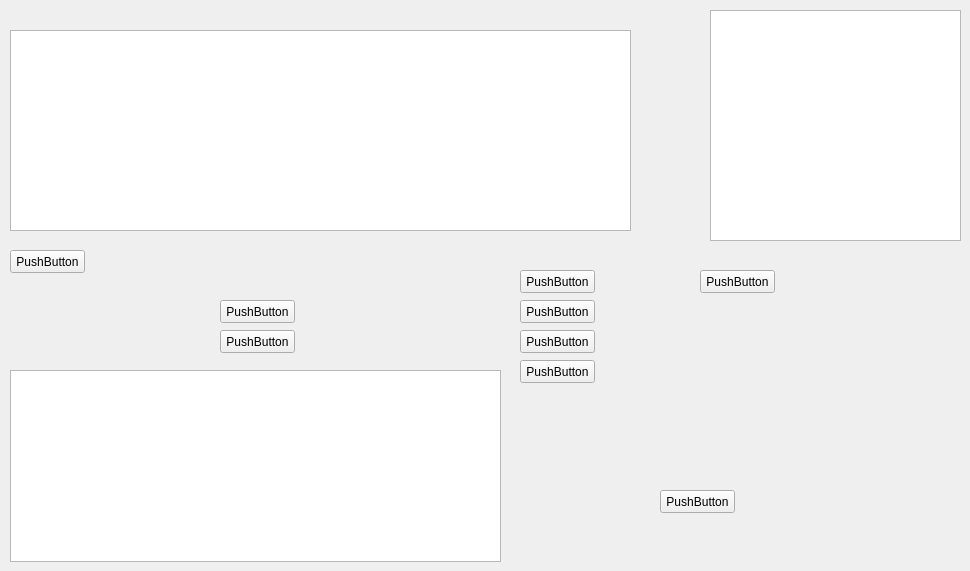
        <widget class="QWidget" name="templatesVerificationPage">
         <widget class="QPushButton" name="pushButton_22">
          <property name="geometry">
           <rect>
            <x>220</x>
            <y>300</y>
            <width>75</width>
            <height>23</height>
           </rect>
          </property>
          <property name="text">
           <string>PushButton</string>
          </property>
         </widget>
         <widget class="QPushButton" name="pushButton_28">
          <property name="geometry">
           <rect>
            <x>520</x>
            <y>330</y>
            <width>75</width>
            <height>23</height>
           </rect>
          </property>
          <property name="text">
           <string>PushButton</string>
          </property>
         </widget>
         <widget class="QPushButton" name="pushButton_53">
          <property name="geometry">
           <rect>
            <x>220</x>
            <y>330</y>
            <width>75</width>
            <height>23</height>
           </rect>
          </property>
          <property name="text">
           <string>PushButton</string>
          </property>
         </widget>
         <widget class="QPushButton" name="pushButton_2">
          <property name="geometry">
           <rect>
            <x>520</x>
            <y>360</y>
            <width>75</width>
            <height>23</height>
           </rect>
          </property>
          <property name="text">
           <string>PushButton</string>
          </property>
         </widget>
         <widget class="QPushButton" name="pushButton_3">
          <property name="geometry">
           <rect>
            <x>520</x>
            <y>300</y>
            <width>75</width>
            <height>23</height>
           </rect>
          </property>
          <property name="text">
           <string>PushButton</string>
          </property>
         </widget>
         <widget class="QPushButton" name="pushButton_5">
          <property name="geometry">
           <rect>
            <x>520</x>
            <y>270</y>
            <width>75</width>
            <height>23</height>
           </rect>
          </property>
          <property name="text">
           <string>PushButton</string>
          </property>
         </widget>
         <widget class="QPushButton" name="pushButton_6">
          <property name="geometry">
           <rect>
            <x>700</x>
            <y>270</y>
            <width>75</width>
            <height>23</height>
           </rect>
          </property>
          <property name="text">
           <string>PushButton</string>
          </property>
         </widget>
         <widget class="QListWidget" name="listWidget">
          <property name="geometry">
           <rect>
            <x>710</x>
            <y>10</y>
            <width>251</width>
            <height>231</height>
           </rect>
          </property>
         </widget>
         <widget class="QTextEdit" name="textEdit_3">
          <property name="geometry">
           <rect>
            <x>10</x>
            <y>30</y>
            <width>621</width>
            <height>201</height>
           </rect>
          </property>
         </widget>
         <widget class="QTableWidget" name="tableWidget_2">
          <property name="geometry">
           <rect>
            <x>10</x>
            <y>370</y>
            <width>491</width>
            <height>192</height>
           </rect>
          </property>
         </widget>
         <widget class="QPushButton" name="pushButton_7">
          <property name="geometry">
           <rect>
            <x>660</x>
            <y>490</y>
            <width>75</width>
            <height>23</height>
           </rect>
          </property>
          <property name="text">
           <string>PushButton</string>
          </property>
         </widget>
         <widget class="QPushButton" name="pushButton_8">
          <property name="geometry">
           <rect>
            <x>10</x>
            <y>250</y>
            <width>75</width>
            <height>23</height>
           </rect>
          </property>
          <property name="text">
           <string>PushButton</string>
          </property>
         </widget>
        </widget>
